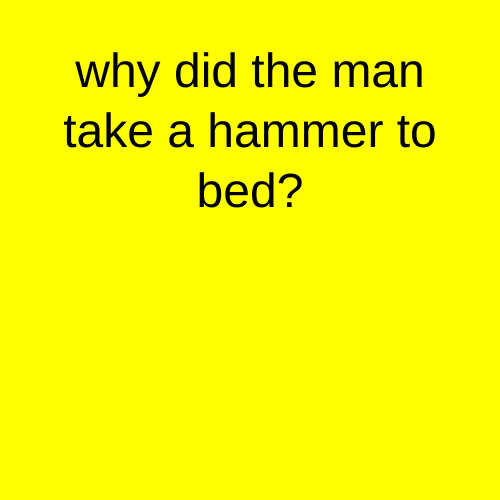
Frame 1 (no input)
Frame 60 (no input): identical to frame 1, image omitted
Frame 120 (the mouse pressed at the canvas centre since frame 60): identical to frame 1, image omitted

The p5.js sketch that drew this single still picture (run headless with seeded random() and noise() and a simulated clock; from frame 60 on, the mouse is pressed at the canvas centre):

// p5.js sketch
// ── sketch.js
let state = 0;
let timer = 0;

function setup() {
  createCanvas(500, 500);
  textAlign(CENTER);
  textSize(48) ;
  rectMode(CENTER) ;
}

function draw() {
  switch (state) {
    case 0:
      background('yellow')
      text("why did the man take a hammer to bed?", width / 2, height / 2,400,400);
      break;


    case 1:
      background('green')
      text("he wanted to hit the sack.", width / 2 ,height / 2,400,400);
      break;
  }

  timer++;
  if (timer > 3 * 60) {
    state++;
    timer = 0;

    if (state > 1) {
      state = 0;
    }
  }
}
